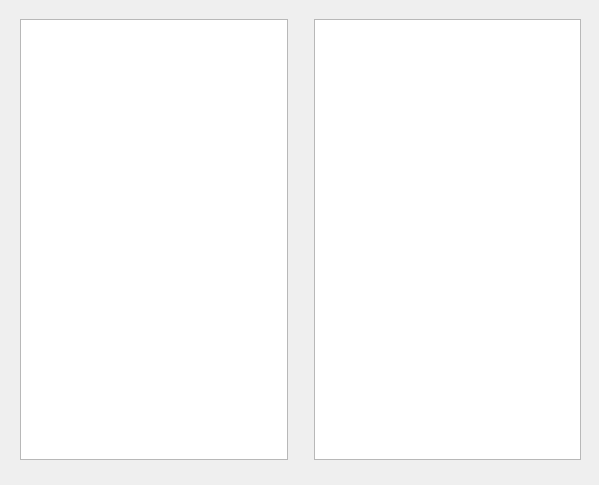
<?xml version="1.0" encoding="UTF-8"?>
<ui version="4.0">
 <class>TrippingNemesis</class>
 <widget class="QWidget" name="TrippingNemesis">
  <property name="windowModality">
   <enum>Qt::ApplicationModal</enum>
  </property>
  <property name="geometry">
   <rect>
    <x>0</x>
    <y>0</y>
    <width>599</width>
    <height>485</height>
   </rect>
  </property>
  <property name="windowTitle">
   <string>Tripping Nemesis</string>
  </property>
  <widget class="QWidget" name="horizontalLayoutWidget">
   <property name="geometry">
    <rect>
     <x>20</x>
     <y>19</y>
     <width>561</width>
     <height>441</height>
    </rect>
   </property>
   <layout class="QHBoxLayout" name="horizontalLayout" stretch="0,0,0">
    <item>
     <widget class="QListWidget" name="lstStockTickers"/>
    </item>
    <item>
     <spacer name="verticalSpacer">
      <property name="orientation">
       <enum>Qt::Vertical</enum>
      </property>
      <property name="sizeHint" stdset="0">
       <size>
        <width>20</width>
        <height>40</height>
       </size>
      </property>
     </spacer>
    </item>
    <item>
     <widget class="QListWidget" name="listWidget_2"/>
    </item>
   </layout>
  </widget>
 </widget>
 <resources/>
 <connections/>
</ui>
